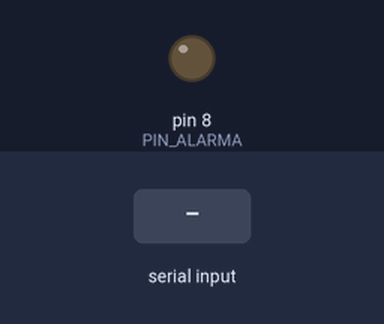
This sketch was run on a simulated Arduino Uno, built with avr-gcc and run on an emulated ATmega328P. Shown: output pins drawn as LEDs (lit = HIGH). Dashed ring = blinking. Inputs (shaded band) come from the test bench.

Above: at 1.2 s.
1.3 s: "1" received over Serial
At 1.42 s:
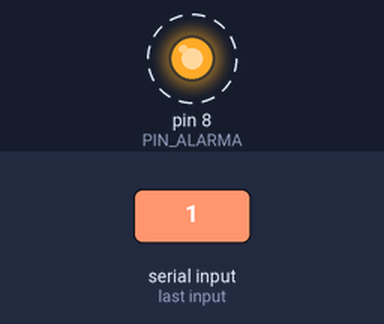
4.3 s: "0" received over Serial
Timing chart, 0 to 7.3 s (numbered marks = the images above; inputs shaded):
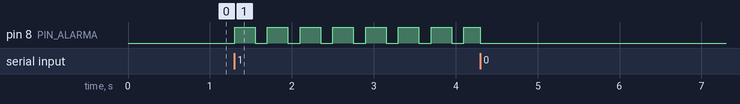

Measured:
- after the input at 1.3 s, pin 8 (PIN_ALARMA): alternates HIGH for 0.25 s and LOW for 0.15 s, starting at once

The sketch:

receptor_alarma.ino
```cpp
/*
 * =========================================================================
 *  Receptor de alarma de somnolencia  (brazalete vibrador)
 * =========================================================================
 *  Recibe por USB la senal que envia el script de Python:
 *      '1' -> PELIGRO (microsueno)  -> el motor vibra en patron
 *      '0' -> SEGURO                -> el motor se apaga
 *
 *  El patron NO usa delay(): se controla con millis(), asi el Arduino
 *  nunca deja de escuchar el puerto y no pierde el comando de apagado.
 *
 *  Conexion del modulo de vibracion:
 *      VCC -> 5V
 *      GND -> GND
 *      IN  -> pin 8
 *
 *  Serial.begin debe usar los mismos baudios que BAUDIOS en Python (9600).
 * =========================================================================
 */

const int  PIN_ALARMA = 8;      // pin IN del modulo de vibracion
const long BAUDIOS     = 9600;  // debe coincidir con el script de Python

const char SENAL_PELIGRO = '1';
const char SENAL_SEGURO  = '0';

// Patron de vibracion: cuanto vibra y cuanto pausa (en milisegundos).
const unsigned long VIBRA_MS = 250;
const unsigned long PAUSA_MS = 150;

bool          alarma_activa       = false;  // estamos en peligro?
bool          motor_encendido     = false;  // estado actual del motor
unsigned long marca_ultimo_cambio = 0;      // millis del ultimo cambio

void setup() {
  pinMode(PIN_ALARMA, OUTPUT);
  digitalWrite(PIN_ALARMA, LOW);
  Serial.begin(BAUDIOS);
}

void loop() {
  leer_senal();
  actualizar_vibracion();
}

// Lee el byte que manda Python y actualiza el estado de la alarma.
void leer_senal() {
  if (Serial.available() > 0) {
    char dato = Serial.read();
    if (dato == SENAL_PELIGRO) {
      alarma_activa = true;
    }
    if (dato == SENAL_SEGURO) {
      alarma_activa = false;
    }
  }
}

// Hace vibrar el motor en patron mientras la alarma este activa.
void actualizar_vibracion() {
  // Sin alarma: aseguramos el motor apagado y salimos.
  if (!alarma_activa) {
    if (motor_encendido) {
      motor_encendido = false;
      digitalWrite(PIN_ALARMA, LOW);
    }
    return;
  }

  // Con alarma: cuanto debe durar el estado actual (vibrando o en pausa).
  unsigned long duracion_actual;
  if (motor_encendido) {
    duracion_actual = VIBRA_MS;
  } else {
    duracion_actual = PAUSA_MS;
  }

  // Si ya paso ese tiempo, alternamos el estado del motor.
  unsigned long ahora = millis();
  if (ahora - marca_ultimo_cambio >= duracion_actual) {
    if (motor_encendido) {
      motor_encendido = false;
      digitalWrite(PIN_ALARMA, LOW);
    } else {
      motor_encendido = true;
      digitalWrite(PIN_ALARMA, HIGH);
    }
    marca_ultimo_cambio = ahora;
  }
}
```
